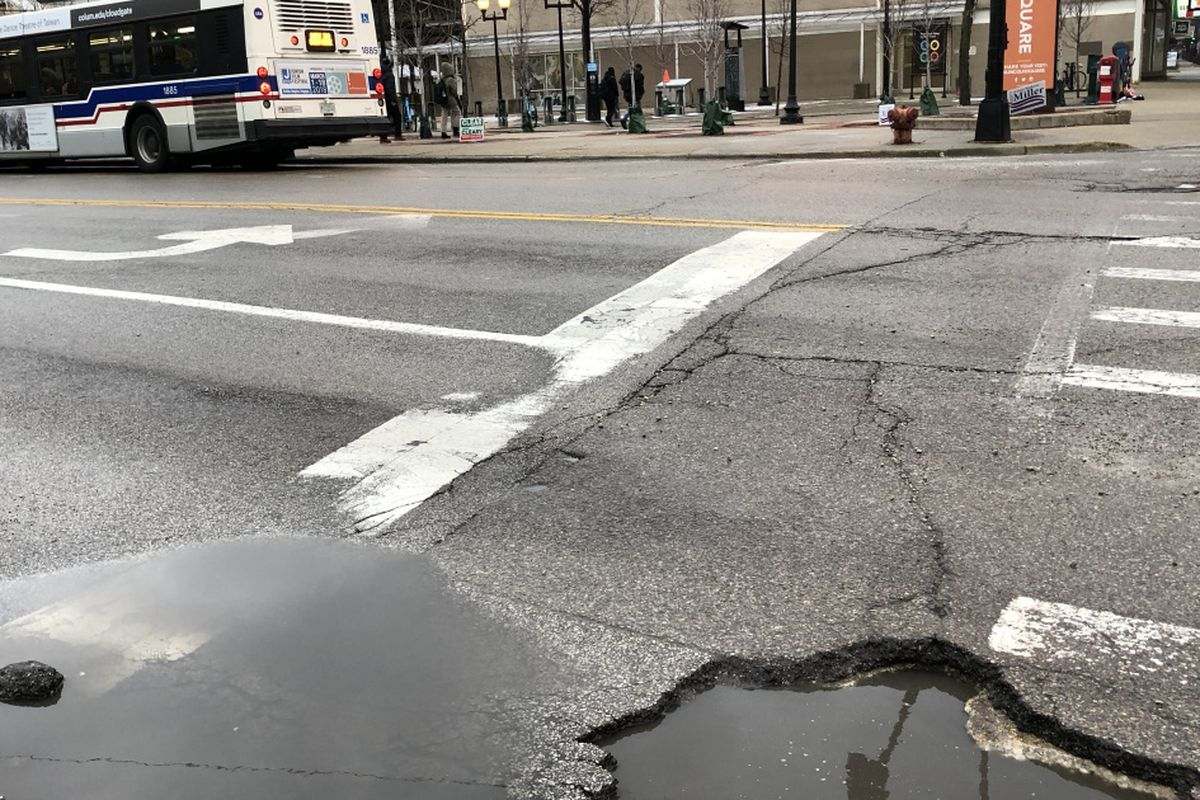
#> input picture trial/pothole/102.jpg, 1200 x 800 px, given in place of 1.jpg, which was not available
$ jupyter execute --allow-errors 'SVM with input and output corner detection.ipynb'
#> lines starting #> are read from the running program, lines starting #| are printed output that depends on the picture; after the words box and inside, x2 and y2 are one past the last pixel; in counts of white or black regions, pixels touching at a corner belong together; pictures that were not available may be replaced by others from this repository, and a replacement may not be noted
#> further down, pic is the input picture: shape (800, 1200, 3); mean B, G, R 131.4, 136.2, 139.5
[cell 1]
from PIL import Image
import numpy as np
import pandas as pd
from sklearn.svm import SVC
import cv2
import glob
import math
import os
import numpy as np
from sklearn import svm
from sklearn.metrics import accuracy_score
from matplotlib import pyplot as plt
import time

[cell 2]
def image_to_feature_vector(image, size=(300, 300)):
#> called with size = (300, 300)
    return cv2.resize(image, size)
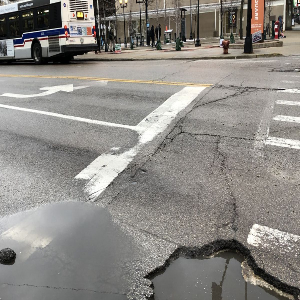
#> returned value: shape (300, 300, 3); mean of channels 0, 1, 2 131.4, 136.2, 139.5; drawn as B, G, R

[cell 3]
def shi_tomasi_corner_detection(image,corners=50,Quality_Level=0.01,Euclidean_Distance=10):
#> called with corners = 50, Quality_Level = 0.01, Euclidean_Distance = 10
    gray = cv2.cvtColor(image, cv2.COLOR_BGR2GRAY)
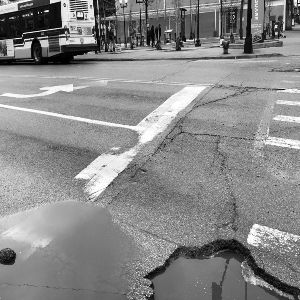
#> gray: shape (300, 300); min 0, max 255, mean 136.6
    corners = cv2.goodFeaturesToTrack(gray,corners,Quality_Level,Euclidean_Distance)
#> corners = 50 rows, first 8: [50, 2], [276, 25], [60, 2], [30, 42], [81, 15], [32, 14], [185, 40], [61, 27]
    corners = np.int0(corners)
    clr=(0,0,255)
    for i in corners:
        x,y = i.ravel()
        cv2.circle(image,(x,y),3,clr,-1)
#> this loop made 50 passes
#> (x, y) on passes 1 to 12: (50, 2), (276, 25), (60, 2), (30, 42), (81, 15), (32, 14), (185, 40), (61, 27), (74, 57), (12, 39), (297, 3), (17, 9)
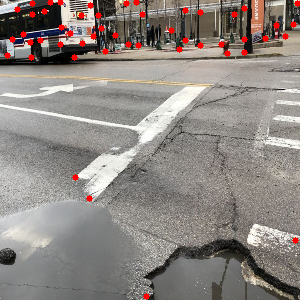
#> image: shape (300, 300, 3); 1.61% of pixels changed, all inside (x1, y1, x2, y2) = (4, 0, 300, 300)
#> `edges = cv2.Canny(corner,100,200)`:
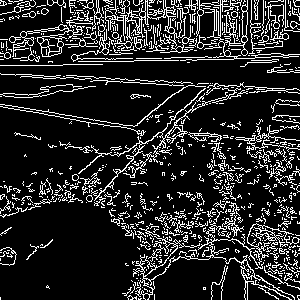
#> edges: shape (300, 300); 15.8% white in thin lines or dots
#> pass 2 of the loop `for i in range(pot):`:
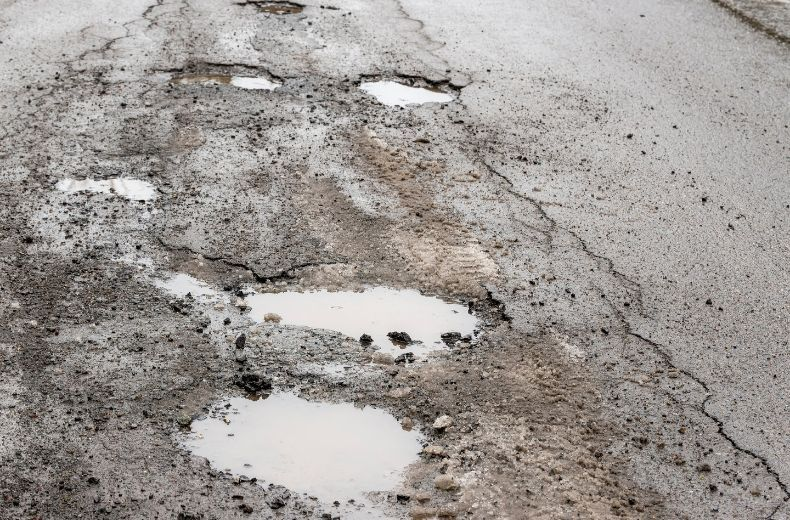
#> input picture trial/pothole/105.jpg, 790 x 520 px, given in place of 2.jpg, which was not available
#> pic is the input picture: shape (520, 790, 3); mean B, G, R 149.2, 153, 158.3
#> corners = 50 rows, first 8: [148, 193], [138, 193], [96, 277], [92, 170], [127, 289], [71, 170], [86, 185], [151, 286]
#> the loop in shi_tomasi_corner_detection (call 2), `for i in corners:` made 50 passes
#> after the loop in shi_tomasi_corner_detection (call 2), `for i in corners:`:
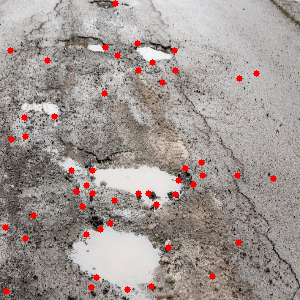
#> image: shape (300, 300, 3); mean B, G, R 147, 150.8, 160
#> `edges = cv2.Canny(corner,100,200)`:
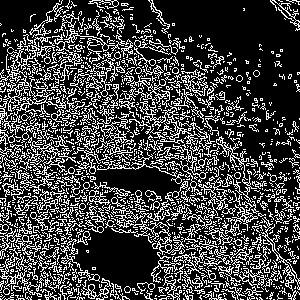
#> edges: shape (300, 300); 26% white in thin lines or dots
    return image

[cell 4]
#input of pothole images with corner detection
number = 1
train = []
pot = 343

#> (the rest of this cell did not finish here and is left out)

[cell 5]
start_time = time.time()
#input of plain images with corner detection
number = 1
npot = 355

#> (the rest of this cell did not finish here and is left out)

[cell 6]
y = []
for i in range(pot):
    y.append(1)
for i in range(npot):
    y.append(0)
